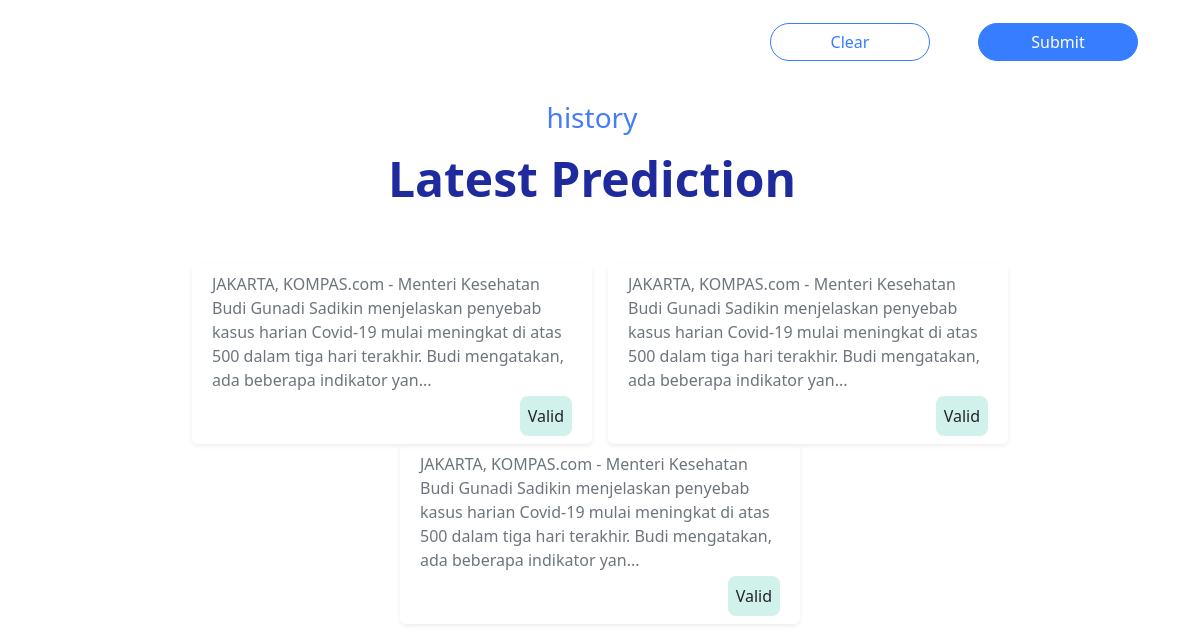
The app's page / (lower part), older data.
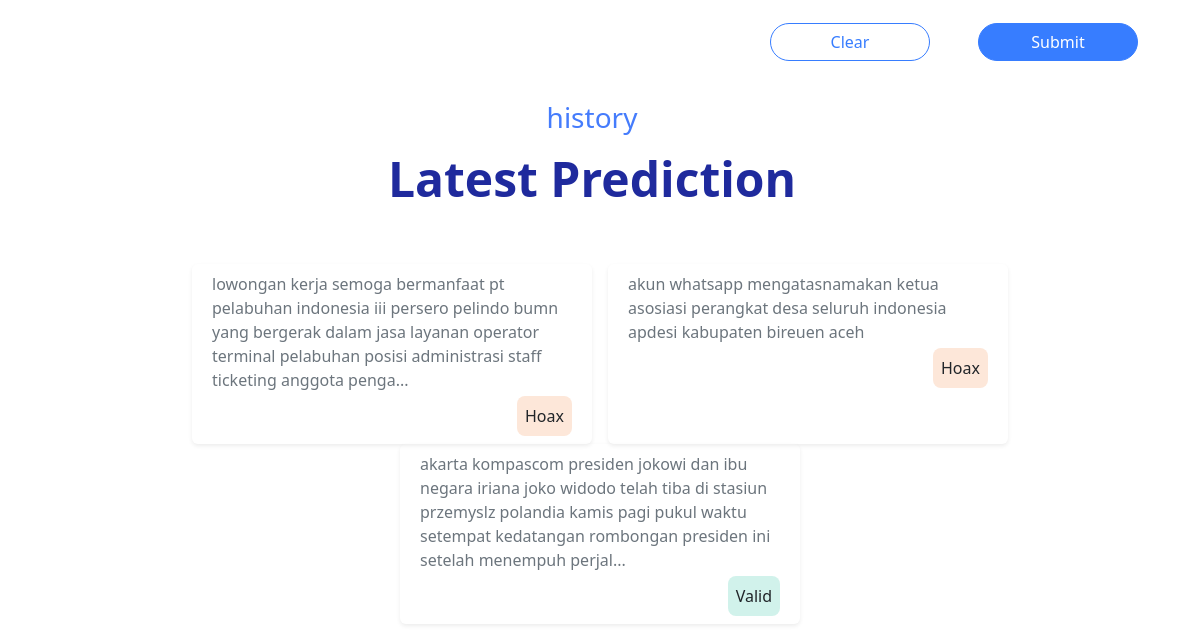
The same page, newer data.
### tables this page shows
CREATE TABLE history(
id INTEGER PRIMARY KEY AutoIncrement,
teks TEXT NOT NULL,
hasil TEXT NOT NULL);

### app.py (the view)
@app.route("/")
def index():
    history = history_data()
    return render_template("index.html", history=history)

### app.py (called while the page is built)
def history_data():
    conn = sqlite3.connect("sotaken.db")
    history = conn.cursor()
    history.execute("SELECT * FROM history ORDER BY id DESC LIMIT 3;")
    rows = history.fetchall()
    return rows

### templates/index.html (shortened to what this page needs)
<!doctype html>
<html lang="en">
    <head>
        <link href="https://cdn.jsdelivr.net/npm/bootstrap@5.2.0-beta1/dist/css/bootstrap.min.css" rel="stylesheet">
        <link href="static/css/animated.css" rel="stylesheet">
    </head>
    <body>
        <div id="start" class="container p-2 text-center" style="color: #1F2A9D;">
            <form action="{{ url_for('hasil')}}" method="POST">
                <div class="pt-3">
                    <div class="d-flex justify-content-end">
                        <input class="m-4 btn" style="color: #377DFF; width: 20vh; border: 1px solid #377DFF; border-radius: 35px;" type="reset" value="Clear">
                        <button class="m-4 btn text-white" style="width: 20vh; border: 1px solid #377DFF; border-radius: 35px; background: #377DFF;" type="submit">Submit</button>
                    </div>
                </div>
            </form>
        </div>
        <div class="pb-5 container text-center">
            <h3 class="pe-3 pt-2" style="color: #457CFC;">history</h3>
            <h1 class="pe-3 pt-2" style="font-size: 48px; color: #1F2A9D;"><b>Latest Prediction</b></h1>
            <div class="pt-5 pb-2 row d-flex justify-content-center">
                {% for data in history %}
                <div class="rounded mx-2 shadow-sm text-start" style="width:25rem;">
                    <div class="p-2">
                        <div class="text-secondary">
                            {% if data[1]|length > 200 %}
                            <p class="card-text">{{ data[1][:200] }}...</p>
                            {% else %}
                            <p class="card-text">{{ data[1] }}</p>
                            {% endif %}
                        </div>
                        <div class="pt-1 d-flex justify-content-end">
                            {% if data[2] == "Valid" %}
                            <div style="background: rgba(27, 188, 155, 0.2); border-radius: 8px;">
                                <p class="p-2 card-text fixhasil">Valid</p>
                            </div>
                            {% else %}
                            <div style="background: #FDE7D9; border-radius: 8px; max-width: 59px;">
                                <p class="p-2 card-text fixhasil">Hoax</p>
                            </div>
                            {% endif %}
                        </div>
                    </div>
                </div>
                {% endfor %}
            </div>
        </div>
    </body>
</html>

Row changes from the older to the newer data that the page shows:
no longer on this page (row unchanged): history: teks "JAKARTA, KOMPAS.com - Menteri Kesehatan Budi Gunadi Sadikin menjelaskan penyebab kasus harian Covid-19 mulai meningkat di atas 500 dalam tiga hari terakhir. Budi mengatakan, ada beberapa indikator yan", hasil "Valid"
no longer on this page (row unchanged): history: teks "JAKARTA, KOMPAS.com - Menteri Kesehatan Budi Gunadi Sadikin menjelaskan penyebab kasus harian Covid-19 mulai meningkat di atas 500 dalam tiga hari terakhir. Budi mengatakan, ada beberapa indikator yan", hasil "Valid"
no longer on this page (row unchanged): history: teks "JAKARTA, KOMPAS.com - Menteri Kesehatan Budi Gunadi Sadikin menjelaskan penyebab kasus harian Covid-19 mulai meningkat di atas 500 dalam tiga hari terakhir. Budi mengatakan, ada beberapa indikator yan", hasil "Valid"
added history: teks "lowongan kerja semoga bermanfaat pt pelabuhan indonesia iii persero pelindo bumn yang bergerak dalam jasa layanan operator terminal pelabuhan posisi administrasi staff ticketing anggota penga", hasil "Hoax"
added history: teks "akun whatsapp mengatasnamakan ketua asosiasi perangkat desa seluruh indonesia apdesi kabupaten bireuen aceh", hasil "Hoax"
added history: teks "akarta kompascom presiden jokowi dan ibu negara iriana joko widodo telah tiba di stasiun przemyslz polandia kamis pagi pukul waktu setempat kedatangan rombongan presiden ini setelah menempuh perjal", hasil "Valid"
